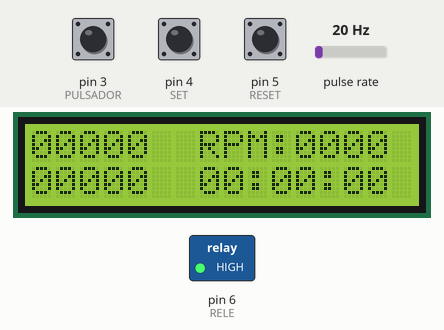
This sketch was run on a simulated Arduino Uno, built with avr-gcc and run on an emulated ATmega328P. Shown: 16×2 character LCD, switched loads named in the sketch (green lamp = pin HIGH). Wiring (inferred from the names in the program): pulse sensor: data pin 2. The inputs (shaded band) are chosen by the test bench; at power-on: pin 5 (RESET) HIGH, pin 4 (SET) HIGH, pulse rate 20 Hz, pin 3 (PULSADOR) HIGH. EEPROM starts erased.

Above: at 4.6 s.
4.7 s: pin 5 (RESET) pulled LOW for 0.15 s
At 5.06 s:
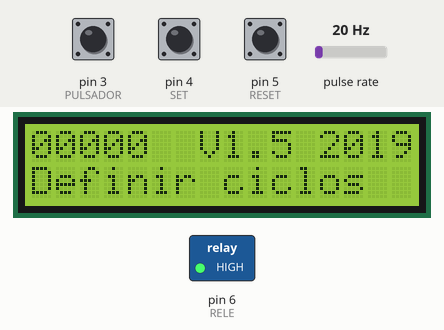
5.4 s: pin 4 (SET) pulled LOW for 1 s
At 7.5 s:
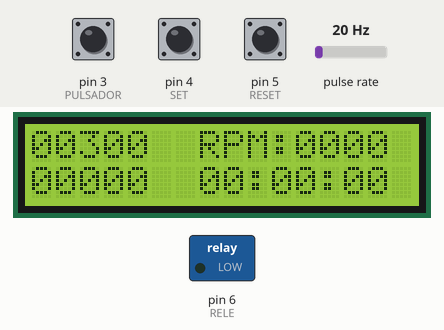
8.7 s: pulse rate (sensor on pin 2) set to 4 Hz
At 10.1 s:
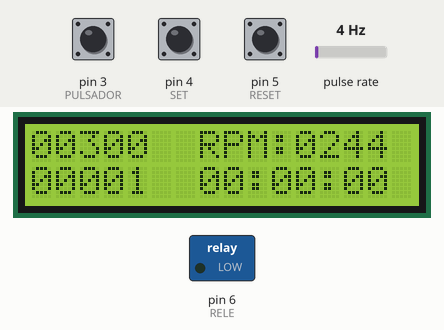
10.3 s: pin 5 (RESET) pulled LOW for 1 s
At 10.94 s:
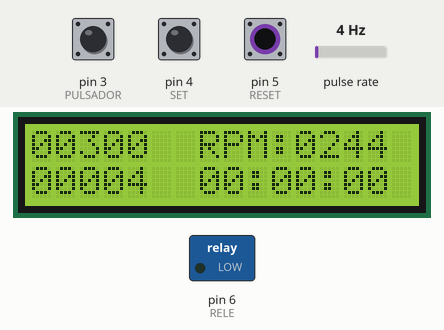
Timing chart, 0 to 13.3 s (numbered marks = the images above; inputs shaded):
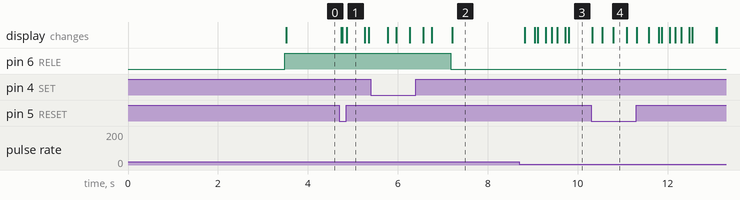

The sketch:

Contador.ino
```cpp
//Saúl Íñiguez Macedo -- Centro Tecnológico del Calzado de La Rioja
//Prog: Contador   Versión: 1.5   Fecha: 08/04/2019

/*
  Código para programar ciclos en máquinas de ensayo.
  Al iniciar pulsar SET para que aparezca la pantalla de ensayo. Pulsando de nuevo SET se accede a un menú para configurar la consigna de ciclos.
  Al comenzar la cuenta de ciclos, se muestra el tiempo desde el primer ciclo y las RPM actuales. En cualquier momento si se acciona RESET se pone todo a cero.
*/

//Definición de variables, no es necesario inicializar las analógicas en el setup

//Se inicializan las librerías para usar el LCD en I2C
#include <Wire.h>
#include <LCD.h>
#include <LiquidCrystal_I2C.h>

//Se inicializa la librería para el uso de la memoria eeprom
#include <EEPROM.h>

//Definición de la dirección y pinout del LCD
#define I2C_ADDR 0x27
LiquidCrystal_I2C lcd(I2C_ADDR, 2, 1, 0, 4, 5, 6, 7);

//Variables para consigna
int UNIDAD = 0;              //Unidades de la consigna de ciclos
int DECENA = 0;              //Decenas de la consigna de ciclos
int CENTENA = 0;             //Centenas de la consigna de ciclos
int UMILLAR = 0;             //Unidades de millar de la consigna de ciclos
int DMILLAR = 0;             //Decenas de millar de la consigna de ciclos
long CONSIGNA = 0;           //Consigna total formada por cada digito anterior

//Variables para conteo de ciclos
long CICLOS = 0;             //Ciclos contados
long CICLOSL = 0;            //Ciclos cargados desde la eeprom (Usada para tiempo)
long CICLOSPRINT = 0;         //Variable ciclos a imprimir para que no se modifique con la interrupción
volatile int INTERR = 0;     //Variable para saber cuando ha habido interrupción

//Variables para cálculo de RPM
int CICLORPM = 0;            //Número de ciclos utilizado para el cálculo de RPM
int RPM = 0;                 //Revoluciones por minuto
int RPMPREVIO = 0;           //Número de RPM previas para actualizar el tiempo en la inicial

//Variables para crear menús
int MENU = 6;                //Variable para identificar en que parte del menu de seleccion de ciclos se está
int MENUPREVIO = 0;          //Variable para saber cuando hacer clear en el LCD

//Variables para tiempo de ensayo
int HORAS = 0;               //Horas de ensayo
int MINUTOS = 0;             //Minutos de ensayo
int SEGUNDOS = 0;            //Segundos de ensayo

//Variables de tiempo para temporizar
unsigned long tiemporebote = 0;     //Tiempo para evitar rebotes en los pulsadores
unsigned long tiempointerr = 0;     //Tiempo para evitar rebotes en la interrupción (Distinto de tiemposensor para evitar problemas)
unsigned long tiempoparpadeo = 0;   //Contabilizar tiempo de parpadeo de dígitos
unsigned long tiemporpm = 0;        //Contabilizar el tiempo para promediar RPM
unsigned long tiempopantalla = 0;   //Contabilizar tiempo hasta que aparezca pantalla de reposo
unsigned long tiempoensayo = 0;     //Fijar el tiempo inicial ensayo
unsigned long tiempomillis = 0;     //Contabilizar el tiempo de ensayo

//Variables pulsadores sensores y actuadores
int SENSOR = 2;     //Sensor para conteo de ciclos
int PULSADOR = 3;   //Pulsador para cambiar digitos
int SET = 4;        //Pulsador de set
int RESET = 5;      //Pulsador de reset
int RELE = 6;       //Relé NC para cierre de cicrcuito en contactor motor

//Variables para la gestión de memoria eeprom
int INICIO = 0;     //Comprobación de primera carga (Bytes 0, 1)
int PUNT = 0;       //Puntero para variables de consigna y limpieza de memoria
int PUNTUC = 18;    //Puntero para unidades de ciclo, se encuentra en (Bytes 12, 13) y barre (Bytes 18, 897)
int PUNTDC = 898;   //Puntero para decenas de ciclo, se encuentra en (Bytes 14, 15) y barre (Bytes 898, 995)
int PUNTCC = 986;   //Puntero para centenas de ciclo, se encuentra en (Bytes 16, 18) y barre (Bytes 986, 995)
int UC = 0;         //Unidades de la descomposición de ciclos
int DC = 0;         //Decenas de la descomposición de ciclos
int CC = 0;         //Centenas de la descomposición de ciclos
int UMC = 0;        //Unidades de millar de la descomposición de ciclos
int DMC = 0;        //Decenas de millar de la descomposición de ciclos

/////////////////////////////////////////////////////////////////////////////////////////////
int MEMORIA = 1;    //Define el modo de guardado en eeprom (Activo = 1 o Inactivo = 0)     //
int CONTACTO = 1;   //Variable de definición de contacto (Relé NA = 0 y Relé NC = 1)       //
/////////////////////////////////////////////////////////////////////////////////////////////

byte A[8] = {       //Definición de una variable con la información de un caracter especial
  B00000,
  B11111,
  B00000,
  B11111,
  B00000,
  B11111,
  B00000,
  B00000,
};

void setup() {
  //Definicion de pines como salidas o entradas
  pinMode(SENSOR, INPUT);
  pinMode(PULSADOR, INPUT);
  pinMode(SET, INPUT);
  pinMode(RESET, INPUT);
  pinMode(RELE, OUTPUT);
  //Se inicia el LCD y se define el brillo
  lcd.begin (16, 2);
  lcd.setBacklightPin(3, POSITIVE);
  lcd.setBacklight(HIGH);
  attachInterrupt( 0, ServicioSensor, RISING);
  lcd.createChar (1, A);  //Creación de un caracter especial con la variable A
  gestionmem(0);  //Se inicia la eeprom o se lee y se calcula consigna
}

void loop() {

  //Se actualiza el tiempo mientras se está a low para empezar a contar desde que se pulsa
  if ((digitalRead(PULSADOR) == LOW) && (digitalRead(SET) == LOW) && (digitalRead(RESET) == LOW)) {
    tiemporebote = millis();
  }

  if (digitalRead(RESET) == HIGH && (millis() - tiemporebote) > 300 && MENU == 0) { //Se hace reset de ciclos y variables de tiempo
    tiemporebote = millis();
    CICLOS = 0;
    HORAS = 0;
    MINUTOS = 0;
    SEGUNDOS = 0;
    gestionmem(2);  //Se actualizan variables y punteros
  }

  if (digitalRead(SET) == HIGH && (millis() - tiemporebote) > 300) {  //Se define la variable para entrar a los menús
    tiemporebote = millis();
    tiempopantalla = millis();
    if (MENU < 5 && CICLOS == 0) {
      MENU++;
    } else if (MENU == 5) {
      gestionmem(1);  //Se actualiza la eeprom y se calcula consigna
      MENU = 0;
    } else if (MENU == 6) {
      MENU = 0;
    }
  }

  //Si se detecta un ciclo estando en reposo se va a la pantalla de ensayo
  if (MENU == 6 && (millis() - tiempointerr) > 70 && INTERR == 1 && CONSIGNA > 0) {
    MENU = 0;
  }

  //Se cuentan los ciclos si han pasado 70ms desde la interrupción y el pin sigue a high
  //Si en ese tiempo hay otro pulso el tiempo se pone a cero. Si se deja pulsado solo se cuenta el primero
  if (digitalRead(SENSOR) == HIGH && (millis() - tiempointerr) > 70 && INTERR == 1 && MENU == 0) {
    if (CONSIGNA > 0 && CICLOS != CONSIGNA) {  //Se cuenta el ciclo
      CICLOS++;
      gestionmem(2);  //Se actualizan variables y punteros
    }
    if (CICLOS == 1 || CICLOS == CICLOSL + 1) { //Se fija el tiempo de inicio de ensayo
      tiempoensayo = millis();
    }
    CICLORPM++;
    INTERR = 0;
  } else if (digitalRead(SENSOR) == LOW) {
    INTERR = 0;
  }

  if (digitalRead(RELE) == LOW && ((CONTACTO == 0 && CICLOS != CONSIGNA && (MENU == 0 || MENU == 6)) || (CONTACTO == 1 && (CICLOS == CONSIGNA || (MENU > 0 && MENU < 6))))) {  //Activación del relé
    digitalWrite(RELE, HIGH);
  } else if (digitalRead(RELE) == HIGH && ((CONTACTO == 0 && (CICLOS == CONSIGNA || (MENU > 0 && MENU < 6))) || (CONTACTO == 1 && CICLOS != CONSIGNA && (MENU == 0 || MENU == 6)))) {
    digitalWrite(RELE, LOW);
  }

  //RPM se pone a 0 pasados 10s. Respuesta rápida a altas RPM pero no mide menos de 6 RPM sin modificar los 10s
  if (CICLORPM == 1 && RPMPREVIO == 0) {
    tiemporpm = millis();
    RPMPREVIO = 1;
  } else if (CICLORPM >= 5 || (millis() - tiemporpm) > 10000) {
    if (CICLORPM == 0) {
      RPM = 0;
    } else {
      RPM = 60000 / ((millis() - tiemporpm) / (CICLORPM - 1));
    }
    CICLORPM = 0;
    RPMPREVIO = 0;
  }

  if (CICLOS != CONSIGNA && CICLOS != 0 && CICLOS != CICLOSL) { //Se calculan las variables de tiempo
    calculatiempo();
  }

  if (millis() - tiempopantalla > 300000) {  //Se fija la variable de pantalla de inicio
    MENU = 6;
  }

  if (MENU == 0) {  //Se llama a las funciones dependiendo del tipo de menú
    muestraDatos();
  } else if (MENU == 6) {
    pantallaInicio();
  } else {
    Set();
  }
}

//Función para mostrar los datos de consigna, ciclos actuales, RPM y tiempo de ensayo
void muestraDatos() {
  if (MENUPREVIO != MENU) {
    lcd.clear();
  }
  MENUPREVIO = MENU;
  lcd.home ();
  if (CONSIGNA < 10) {
    lcd.print("0000");
  } else if (CONSIGNA < 100) {
    lcd.print("000");
  } else if (CONSIGNA < 1000) {
    lcd.print("00");
  } else if (CONSIGNA < 10000) {
    lcd.print("0");
  }
  lcd.print(CONSIGNA);
  lcd.setCursor ( 0, 1 );
  CICLOSPRINT = CICLOS;
  if (CICLOSPRINT < 10) {
    lcd.print("0000");
  } else if (CICLOSPRINT < 100) {
    lcd.print("000");
  } else if (CICLOSPRINT < 1000) {
    lcd.print("00");
  } else if (CICLOSPRINT < 10000) {
    lcd.print("0");
  }
  lcd.print(CICLOSPRINT);
  lcd.setCursor ( 7, 0);
  lcd.print("RPM:");
  if (RPM < 10) {
    lcd.print("000");
  } else if (RPM < 100) {
    lcd.print("00");
  } else if (RPM < 1000) {
    lcd.print("0");
  }
  lcd.print(RPM);
  lcd.setCursor ( 7, 1);
  if (HORAS < 10) {
    lcd.print("0");
  }
  lcd.print(HORAS);
  lcd.print(":");
  if (MINUTOS < 10) {
    lcd.print("0");
  }
  lcd.print(MINUTOS);
  lcd.print(":");
  if (SEGUNDOS < 10) {
    lcd.print("0");
  }
  lcd.print(SEGUNDOS);
}

//Función para definir los valores de consigna, se muestran por pantalla con un parpadeo
void Set() {
  if (MENUPREVIO == 0) {
    lcd.clear();
  }
  MENUPREVIO = MENU;
  if (digitalRead(PULSADOR) == HIGH && (millis() - tiemporebote) > 300) {
    tiemporebote = millis();
    if (MENU == 1) {
      if (DMILLAR < 0 || DMILLAR > 8) {
        DMILLAR = 0;
      } else if (DMILLAR < 9) {
        DMILLAR++;
      }
    } else if (MENU == 2) {
      if (UMILLAR < 0 || UMILLAR > 8) {
        UMILLAR = 0;
      } else if (UMILLAR < 9) {
        UMILLAR++;
      }
    } else if (MENU == 3) {
      if (CENTENA < 0 || CENTENA > 8) {
        CENTENA = 0;
      } else if (CENTENA < 9) {
        CENTENA++;
      }
    } else if (MENU == 4) {
      if (DECENA < 0 || DECENA > 8) {
        DECENA = 0;
      } else if (DECENA < 9) {
        DECENA++;
      }
    } else if (MENU == 5) {
      if (UNIDAD < 0 || UNIDAD > 8) {
        UNIDAD = 0;
      } else if (UNIDAD < 9) {
        UNIDAD++;
      }
    }
  }
  lcd.home ();
  if ((millis() - tiempoparpadeo) < 500) {
    lcd.print(DMILLAR);
    lcd.print(UMILLAR);
    lcd.print(CENTENA);
    lcd.print(DECENA);
    lcd.print(UNIDAD);
    lcd.setCursor ( 0, 1 );
    lcd.print("Definir ciclos");
    if (digitalRead(RESET) == HIGH) { //Se muestra la versión o se limpia la zona
      lcd.setCursor ( 7, 0 );
      lcd.print("V1.5 2019");
    } else {
      lcd.setCursor ( 7, 0 );
      lcd.print("         ");
    }
  } else if ((millis() - tiempoparpadeo) < 1000) {
    if (MENU == 1) {
      lcd.setCursor ( 0, 0 );
    } else if (MENU == 2) {
      lcd.setCursor ( 1, 0 );
    } else if (MENU == 3) {
      lcd.setCursor ( 2, 0 );
    } else if (MENU == 4) {
      lcd.setCursor ( 3, 0 );
    } else if (MENU == 5) {
      lcd.setCursor ( 4, 0 );
    }
    lcd.print(" ");
  } else if ((millis() - tiempoparpadeo) > 1000) {
    tiempoparpadeo = millis();
  }
}

//Función para mostrar una pantalla inicial y de reposo
void pantallaInicio() {
  if (MENUPREVIO != MENU) {
    lcd.clear();
  }
  MENUPREVIO = MENU;
  lcd.setCursor ( 5, 0);
  lcd.write (byte (1));
  lcd.print("CTCR");
  lcd.setCursor ( 0, 1);
  lcd.print(" Ensayo flexion");
}

//Función para calcular el tiempo de ensayo
void calculatiempo() {
  tiempomillis = millis() - tiempoensayo;
  HORAS = tiempomillis / 3600000;
  MINUTOS = (tiempomillis - (HORAS * 3600000)) / 60000;
  SEGUNDOS = (tiempomillis - (HORAS * 3600000) - (MINUTOS * 60000)) / 1000;
}

//Función para gestionar la memoria eeprom
void gestionmem(int valor1) {
  if (MEMORIA == 1) {
    PUNT = 0;
    if (valor1 == 0) {
      EEPROM.get(PUNT, INICIO);
      if (INICIO == 1) {
        //Leer eeprom para obtener las variables de consigna (Un int son dos bytes, se incrementa la dirección en cada caso)
        EEPROM.get(PUNT += sizeof(int), UNIDAD);
        EEPROM.get(PUNT += sizeof(int), DECENA);
        EEPROM.get(PUNT += sizeof(int), CENTENA);
        EEPROM.get(PUNT += sizeof(int), UMILLAR);
        EEPROM.get(PUNT += sizeof(int), DMILLAR);
        //Leer eeprom para obtener la posición de los punteros
        EEPROM.get(12, PUNTUC);
        EEPROM.get(14, PUNTDC);
        EEPROM.get(16, PUNTCC);
        //Leer eeprom para obtener las variables de ciclo
        EEPROM.get(PUNTUC, UC);
        EEPROM.get(PUNTDC, DC);
        EEPROM.get(PUNTCC, CC);
        EEPROM.get(996, UMC);
        EEPROM.get(998, DMC);
        CICLOS = (DMC * 10000L) + (UMC * 1000L) + (CC * 100L) + (DC * 10L) + UC;
        CICLOSL = CICLOS;
      } else {
        //Definir los bytes que indican que ya está inicializado
        EEPROM.put(PUNT, 1);
        while (PUNT < 998) {  //Actualizar toda la eeprom con los valores a cero (Memoria de 1kB)
          EEPROM.put(PUNT += sizeof(int), 0);
        }
        //Definir los punteros iniciales para el primer ciclo de operación
        EEPROM.put(12, 18);
        EEPROM.put(14, 898);
        EEPROM.put(16, 986);
      }
    } else if (valor1 == 1) {
      //Actualizar eeprom (Se hace de este modo para que se mantengan valores en el menú set)
      EEPROM.update(PUNT += sizeof(int), UNIDAD);
      EEPROM.update(PUNT += sizeof(int), DECENA);
      EEPROM.update(PUNT += sizeof(int), CENTENA);
      EEPROM.update(PUNT += sizeof(int), UMILLAR);
      EEPROM.update(PUNT += sizeof(int), DMILLAR);
    } else if (valor1 == 2) {
      if (CICLOS == CONSIGNA) {
        PUNTUC += sizeof(int);
        PUNTDC += sizeof(int);
        PUNTCC += sizeof(int);
        if (PUNTUC > 897) {
          PUNTUC = 18;
        }
        if (PUNTDC > 985) {
          PUNTDC = 898;
        }
        if (PUNTCC > 995) {
          PUNTCC = 986;
        }
        EEPROM.update(12, PUNTUC);
        EEPROM.update(14, PUNTDC);
        EEPROM.update(16, PUNTCC);
      }
      DMC = CICLOS / 10000;
      UMC = (CICLOS - (DMC * 10000)) / 1000;
      CC = (CICLOS - (DMC * 10000) - (UMC * 1000)) / 1000;
      DC = (CICLOS - (DMC * 10000) - (UMC * 1000) - (CC * 100)) / 10;
      UC = CICLOS - (DMC * 10000) - (UMC * 1000) - (CC * 100) - (DC * 10);
      EEPROM.update(PUNTUC, UC);
      EEPROM.update(PUNTDC, DC);
      EEPROM.update(PUNTCC, CC);
      EEPROM.update(996, UMC);
      EEPROM.update(998, DMC);
    }
  }
  if (valor1 == 0 || valor1 == 1) {  //Cálculo de la variable consigna
    CONSIGNA = (DMILLAR * 10000L) + (UMILLAR * 1000L) + (CENTENA * 100L) + (DECENA * 10L) + UNIDAD;
  }
}

//Interrupción para el conteo de ciclos en cuaqluier instante
void ServicioSensor() {
  tiempointerr = millis();
  tiempopantalla = millis();
  INTERR = 1;
}
```

Measured:
- after the input at 4.7 s, the display: first changes at once (image 1 shows a later state)
- after the input at 5.4 s, pin 6 (RELE): HIGH → LOW after 1.8 s
- after the input at 8.7 s, the display: first changes after 0.12 s (image 3 shows a later state)
- what the display in image 1 shows lasts 0.4 s, from 4.9 s to 5.3 s
